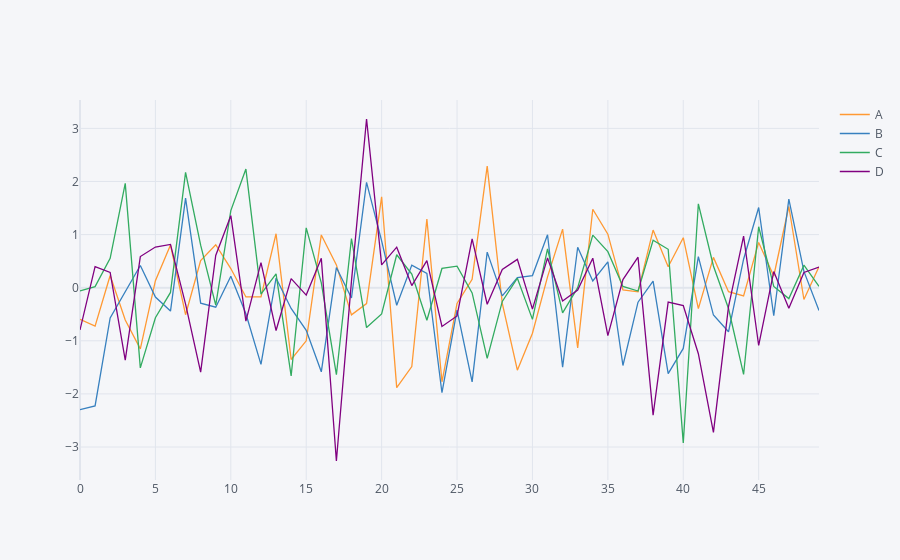

The cell this chart's notebook holds for it:
### Code cell
df_1.iplot() #New and improved way of doing it
